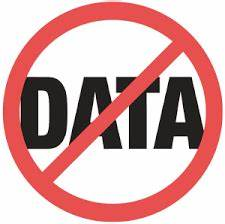
#> input picture Dashboard/no data.jpg, 225 x 224 px
$ python -i ocr_utility.py   (imports and definitions only)
#> lines starting #> are read from the running program, lines starting #| are printed output that depends on the picture; after the words box and inside, x2 and y2 are one past the last pixel; in counts of white or black regions, pixels touching at a corner belong together

import pandas as pd
import numpy as np

import cv2
import pytesseract
from pytesseract import Output

from itertools import groupby


pytesseract.pytesseract.tesseract_cmd = r"C:\Users\abriggs\AppData\Local\Programs\Tesseract-OCR\tesseract.exe"

# [183 lines left out: functions clean_numeric, combine_num_parts, pil_to_cv, deskew, preprocess_for_ocr, detect_table_cells, not called in this run]


# ----------------- OCR helpers -----------------
def preserve_decimals(gray):
	# Equalize contrast locally
	gray = cv2.convertScaleAbs(gray, alpha=1.4, beta=10)

	# Strengthen faint dots via morphological closing
	kernel = cv2.getStructuringElement(cv2.MORPH_ELLIPSE, (2, 2))
	gray = cv2.morphologyEx(gray, cv2.MORPH_CLOSE, kernel, iterations=1)

	# Light adaptive threshold (keeps decimals visible)
	bw = cv2.adaptiveThreshold(
		gray, 255,
		cv2.ADAPTIVE_THRESH_GAUSSIAN_C, cv2.THRESH_BINARY_INV,
		35, 4
	)
	# Invert back to white background (Tesseract prefers dark text on white)
	return cv2.bitwise_not(bw)


def ocr_cell(image_bgr, psm=6, digits_only=False):
	# [5 lines of commented-out code are left out]

	cfg_base = "--oem 3 --dpi 300 -c classify_bln_numeric_mode=1"
	psms = [7, 13, 6, 8]  # try single line, block, sparse text
	whitelist = "0123456789.,;:-/"
	if digits_only:
		cfg_base += f" -c tessedit_char_whitelist={whitelist}"

	min_len: int = 8
	txts = []
	for psm in psms:
		cfg = f"{cfg_base} --psm {psm}"
		roi_proc = preserve_decimals(cv2.cvtColor(image_bgr, cv2.COLOR_BGR2GRAY))
		txt = pytesseract.image_to_string(roi_proc, config=cfg).strip()
		# if "77" in txt:
		# 	print(f"TXT77: {txt=}, {psm=}, {cfg=}")

		if len(txt.replace(" ", "").strip()) >= min_len:
			txts.append(txt)
		else:
			txts.append("")

	# print(f"OCR_CELL:")
	# print(txts)
	return txts

# [107 lines left out: functions assemble_table_from_cells, words_to_naive_table, rotate_cv, try_cast, not called in this run]

>>> import cv2
>>> picture = cv2.imread('../../../Dashboard/no data.jpg')
#> picture is the input picture: shape (224, 225, 3); mean B, G, R 169.9, 170.6, 211.3
>>> result = ocr_cell(picture)
#> the loop in ocr_cell, `for psm in psms:` made 1 pass
#> pass 1, in preserve_decimals, `gray = cv2.convertScaleAbs(gray, alpha=1.4, beta=10)`:
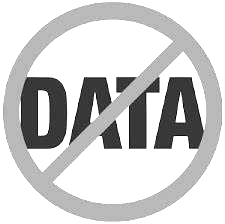
#> gray: shape (224, 225); min 10, max 255, mean 205.7
#> pass 1, in preserve_decimals, `gray = cv2.morphologyEx(gray, cv2.MORPH_CLOSE, kernel, iterations=1)`:
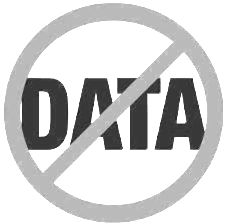
#> gray: shape (224, 225); min 35, max 255, mean 206.8
#> pass 1, in preserve_decimals, `bw = cv2.adaptiveThreshold( gray, 255, cv2.ADAPTIVE_THRESH_GAUSSIAN_C,..`:
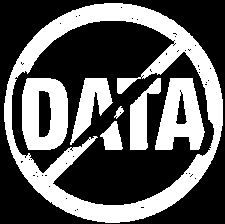
#> bw: shape (224, 225); 36.9% white; 7 white regions, largest, box (x1, y1, x2, y2) and area: (4, 3, 223, 223) 11016, (22, 78, 68, 150) 2517, (155, 78, 205, 150) 2261
#> after the loop in ocr_cell, `for psm in psms:`: txts = []
#> (the run stopped early here; a loop or call above may not have finished)
